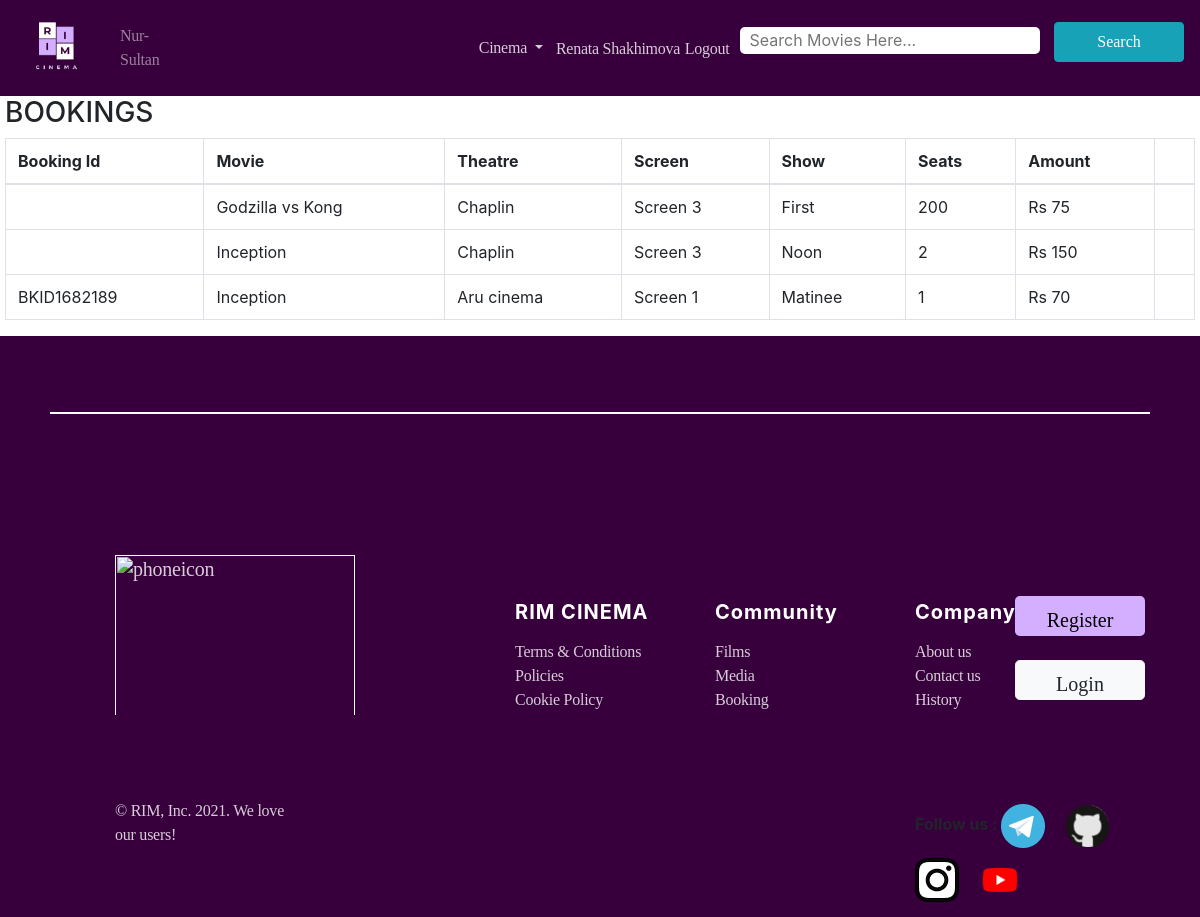
Page /profile.php (signed in) on the earlier database version.
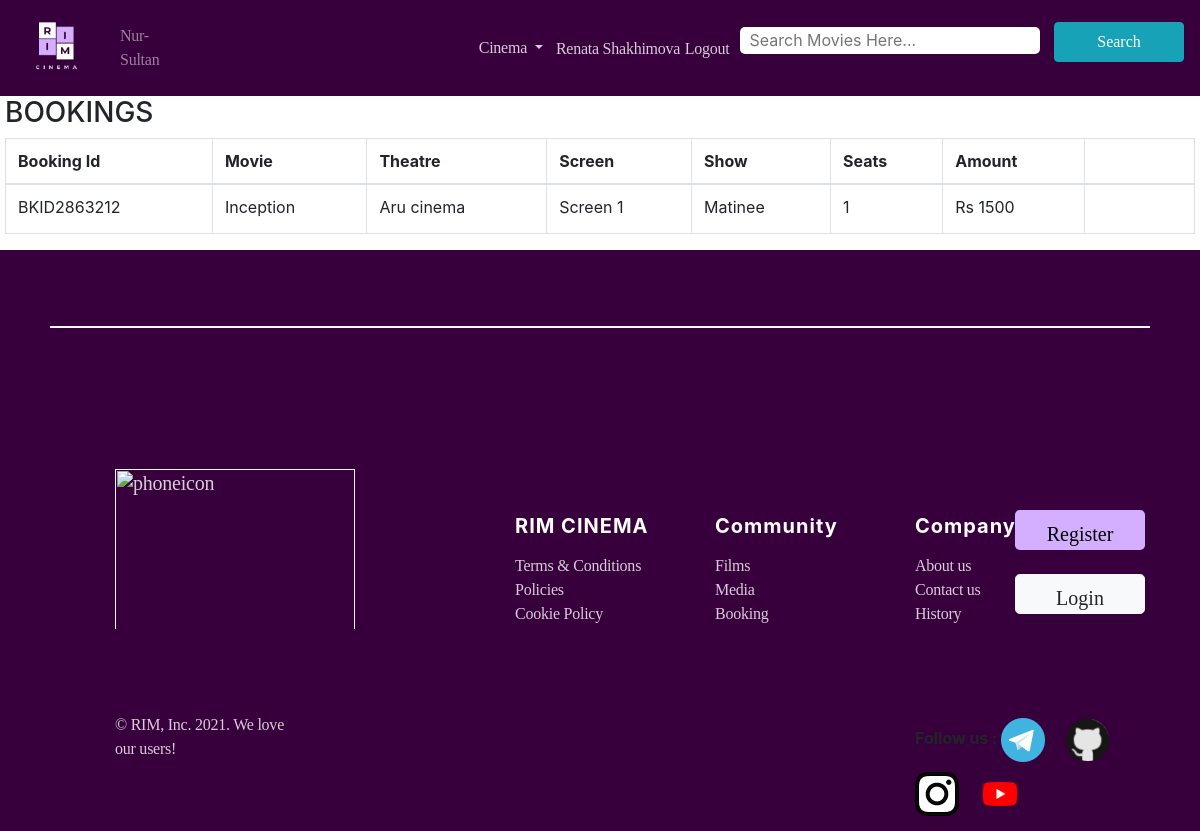
Same page on the later database version.
### tables this page shows
CREATE TABLE `tbl_registration` (
  `user_id` int(11) NOT NULL,
  `name` varchar(50) NOT NULL,
  `email` varchar(50) NOT NULL,
  `phone` varchar(12) NOT NULL,
  `age` int(2) NOT NULL,
  `gender` varchar(10) NOT NULL
);

CREATE TABLE `tbl_bookings` (
  `book_id` int(11) NOT NULL,
  `ticket_id` varchar(30) NOT NULL,
  `t_id` int(11) NOT NULL COMMENT 'theater id',
  `user_id` int(11) NOT NULL,
  `show_id` int(11) NOT NULL,
  `screen_id` int(11) NOT NULL,
  `no_seats` int(3) NOT NULL COMMENT 'number of seats',
  `amount` int(5) NOT NULL,
  `ticket_date` date NOT NULL,
  `date` date NOT NULL,
  `status` int(1) NOT NULL
);

CREATE TABLE `tbl_movie` (
  `movie_id` int(11) NOT NULL,
  `t_id` int(11) NOT NULL COMMENT 'theatre id',
  `movie_name` varchar(100) NOT NULL,
  `cast` varchar(500) NOT NULL,
  `desc` varchar(1000) NOT NULL,
  `release_date` date NOT NULL,
  `image` varchar(200) NOT NULL,
  `video_url` varchar(200) NOT NULL,
  `status` int(1) NOT NULL COMMENT '0 means active '
);

CREATE TABLE `tbl_theatre` (
  `id` int(11) NOT NULL,
  `name` varchar(100) NOT NULL,
  `address` varchar(100) NOT NULL,
  `place` varchar(100) NOT NULL,
  `state` varchar(50) NOT NULL,
  `pin` int(11) NOT NULL
);

CREATE TABLE `tbl_screens` (
  `screen_id` int(11) NOT NULL,
  `t_id` int(11) NOT NULL COMMENT 'theatre id',
  `screen_name` varchar(110) NOT NULL,
  `seats` int(11) NOT NULL COMMENT 'number of seats',
  `charge` int(11) NOT NULL
);

CREATE TABLE `tbl_show_time` (
  `st_id` int(11) NOT NULL,
  `screen_id` int(11) NOT NULL,
  `name` varchar(40) NOT NULL COMMENT 'noon,second,etc',
  `start_time` time NOT NULL
);

### profile.php (the view, shortened to what this page needs)
<?php include('header.php');
	?>
<!DOCTYPE html>
<html lang="en">
<head>
    <link rel="stylesheet" href="https://maxcdn.bootstrapcdn.com/bootstrap/4.0.0/css/bootstrap.min.css"
>
</head>
<div class="content">
	<div class="wrap">
		<div class="content-top">
				<div class="section group">
					<div class="about span_1_of_2">
						<h3>BOOKINGS</h3>
						<?php
				$bk=mysqli_query($con,"select * from tbl_bookings where user_id='".$_SESSION['user']."'");
				if(mysqli_num_rows($bk))
				{
					?>
					<table class="table table-bordered">
						<thead>
						<th>Booking Id</th>
						<th>Movie</th>
						<th>Theatre</th>
						<th>Screen</th>
						<th>Show</th>
						<th>Seats</th>
						<th>Amount</th>
						<th></th>
						</thead>
						<tbody>
						<?php
						while($bkg=mysqli_fetch_array($bk))
						{
							$m=mysqli_query($con,"select * from tbl_movie where movie_id=(select movie_id from tbl_shows where s_id='".$bkg['show_id']."')");
							$mov=mysqli_fetch_array($m);
							$s=mysqli_query($con,"select * from tbl_screens where screen_id='".$bkg['screen_id']."'");
							$srn=mysqli_fetch_array($s);
							$tt=mysqli_query($con,"select * from tbl_theatre where id='".$bkg['t_id']."'");
							$thr=mysqli_fetch_array($tt);
							$st=mysqli_query($con,"select * from tbl_show_time where st_id=(select st_id from tbl_shows where s_id='".$bkg['show_id']."')");
							$stm=mysqli_fetch_array($st);
							?>
							<tr>
								<td>
									<?php echo $bkg['ticket_id'];?>
								</td>
								<td>
									<?php echo $mov['movie_name'];?>
								</td>
								<td>
									<?php echo $thr['name'];?>
								</td>
								<td>
									<?php echo $srn['screen_name'];?>
								</td>
								<td>
									<?php echo $stm['name'];?>
								</td>
								<td>
									<?php echo $bkg['no_seats'];?>
								</td>
								<td>
									Rs <?php echo $bkg['amount'];?>
								</td>
								<td>
									<?php  if($bkg['ticket_date']<date('Y-m-d'))
									{
										?>
										<i class="glyphicon glyphicon-ok"></i>
										<?php
									}
									else
									{?>
									<a href="cancel.php?id=<?php echo $bkg['book_id'];?>">Cancel</a>
									<?php
									}
									?>
								</td>
							</tr>
							<?php
						}
						?></tbody>
					</table>
					<?php
				}
				else
				{
					?>
					<h3>No Previous Bookings</h3>
					<?php
				}
				?>
					</div>
			</div>
			</div>
	</div>
</div>
<?php include('footer.php');?>

### header.php (shortened to what this page needs)
<?php
include('config.php');
?>
    <link rel="stylesheet" href="https://maxcdn.bootstrapcdn.com/bootstrap/4.0.0/css/bootstrap.min.css"
>
        <link rel="stylesheet" href="header.css">
<nav class="navbar navbar-expand-md navbar-dark sticky-top" style="background-color: #37003c">
        <a href="Main.php">     <img src="logo.jpg" width="80"
        height="80" alt="hi" title="next page"></a>
        <div class="">
            <ul class="navbar-nav">
                    <li class="nav-item px-3">
                        <a href="#" class="nav-link">Nur-Sultan</a>
                    </li>
               </ul>
        </div>
<body>
        <div class="collapse navbar-collapse w-100 justify-content-end" id="navbarMenu">
            <div class="dropdown">
                <a class="btn dropdown-toggle" href="#" role="button" id="dropdownMenuLink" data-toggle="dropdown" aria-haspopup="true" aria-expanded="false">
                    Cinema
                </a>
            </div>
              <div>
                    <ul class="navbar-nav">
                       <li><?php if(isset($_SESSION['user'])){
                       $us=mysqli_query($con,"select * from tbl_registration where user_id='".$_SESSION['user']."'");
        $user=mysqli_fetch_array($us);?><a href="profile.php"><?php echo $user['name'];?></a><?php echo " ";?><a href="logout.php">Logout</a><?php }else{?><a href="login.php">Login</a><?php }?></li>
                    </ul>
              </div>
<div>
                    <ul class="navbar-nav">
        <li>
                <form action="process_search.php" id="reservation-form" method="post" onsubmit="myFunction()">
               <fieldset>
                <div >
                                <input type="text" placeholder="Search Movies Here..." style="height:27px;width:300px"  required id="search111" name="search">
                                <button type="submit" value="Search"  class="btn btn-info">
    <span class="glyphicon glyphicon-search"></span> Search
  </button>
                 </div>
               </fieldset>
            </form>
        </li>
   </div>
        </nav>

### footer.php (shortened to what this page needs)
<link rel="stylesheet" href="Main.css">
	<footer class="align-bottom" style="background-color: #37003c;">
		<div class="container-fluid">
      		<div class="row">
      			<div class="col-lg-12 col-sm-0" style="background-color: #37003c; padding: 50px;">
          			<hr style="height:2px;border-width:0;color: white;background-color:white">
        		</div>
      			<div class="col-lg-1 col-sm-4"></div>
      			<div class="col-lg-2 col-sm-4">
      				<a href=""><img src="logo_footer.png" alt="phoneicon" class="navbar-brand" style="width: 240px; padding-top: 75px;"></a>
      			</div>
      			<div class="col-lg-2 col-sm-4"></div>
      			<div class="col-lg-2 col-sm-3">
      				<p class="title">RIM CINEMA</p>
      				<a href="#">Terms & Conditions<br></a>
      				<a href="#">Policies<br></a>
					<a href="#">Cookie Policy</a>
      			</div>
      			<div class="col-lg-2 col-sm-3">
      				<p class="title">Community</p>
      				<a href="#">Films<br></a>
      				<a href="#">Media<br></a>
      				<a href="#">Booking</a>
      			</div>
      			<div class="col-lg-1 col-sm-3">
      				<p class="title">Company</p>
      					<a href="#">About us<br></a>
      					<a href="#">Contact us<br></a>
      					<a href="#">History</a>
      			</div>
      			<div class="col-lg-2 col-sm-3">
      				<p class="title" style="padding-top: 100px;"></p>
      				<button type="button" class="btn btn-lg">Register</button><br><br>
      				<button type="button" class="btn btn-light btn-lg">Login</button>
      			</div>
      			<div class="col-lg-1 col-sm-0"></div>
      			<div class="col-lg-10 col-sm-12">
      				<hr style="background-color: rgba(255, 255, 255, 0.5); margin-top: 60px;">
      			</div>
      			<div class="col-lg-1 col-sm-0"></div>
      			<div class="col-lg-1 col-sm-0"></div>
      			<div class="col-lg-2 col-sm-5">
      				<a style="color: rgba(255, 255, 255, 0.8);"> © RIM, Inc. 2021. We love our users!</a>
      			</div>
      			<div class="col-lg-6 col-sm-1"></div>
      			<div class="col-lg-3 col-sm-6">
      				<b> Follow us : </b>
      				<a href=""><img src="logos_sm/telegram.png" alt="phoneicon" class="navbar-brand" style="width: 44px;"></a>
      				<a href=""><img src="logos_sm/github.png" alt="phoneicon" class="navbar-brand" style="width: 44px;"></a>
      				<a href=""><img src="logos_sm/instagram.png" alt="phoneicon" class="navbar-brand" style="width: 44px;"></a>
      				<a href=""><img src="logos_sm/youtube.png" alt="phoneicon" class="navbar-brand" style="width: 44px;"></a>
      			</div>
      		</div>
      	</div>
	</footer>

### header.css (style rules this page uses)
footer { padding-top: 10px; padding-bottom: 10px; display: flex; align-items: center; justify-content: center; }
.content { margin: 0 5px; }
hr { border-top: 3px solid #37003c; }
input { border: none; border-radius: 5px; padding: 10px; margin: 10px; }
input[type=text] { width: 80%; }

### Main.css (style rules this page uses)
footer { padding-top: 10px; padding-bottom: 10px; display: flex; align-items: center; justify-content: center; }
hr { border-top: 3px solid #37003c; }
input { border: none; border-radius: 5px; padding: 10px; margin: 10px; }
input[type=text] { width: 80%; }

### footer.php (style rules this page uses)
.title { font-style: normal; font-weight: bold; font-size: 20px; line-height: 24px; padding-top: 120px; letter-spacing: 0.05em; color: white; }
a { font-family: Montserrat; font-style: normal; font-weight: normal; font-size: 16px; line-height: 24px; letter-spacing: -0.015em; color: rgba(255, 255, 255, 0.8); }
a:link { text-decoration: none; }
button { width: 130px; height: 40px; border: 1px solid #000000; box-sizing: border-box; background-color: #d4afff; font-family: Montserrat; font-style: normal; font-weight: normal; font-size: 20px; line-height: 24px; }

Differences in the rows shown:
removed tbl_bookings: tbl_movie.movie_name "Godzilla vs Kong", tbl_theatre.name "Chaplin", screen.screen_name "Screen 3", tbl_show_time.name "First", no_seats "200", amount "75"
removed tbl_bookings: tbl_movie.movie_name "Inception", tbl_theatre.name "Chaplin", screen.screen_name "Screen 3", tbl_show_time.name "Noon", no_seats "2", amount "150"
removed tbl_bookings: ticket "BKID1682189", tbl_movie.movie_name "Inception", tbl_theatre.name "Aru cinema", screen.screen_name "Screen 1", tbl_show_time.name "Matinee", no_seats "1", amount "70"
added tbl_bookings: ticket "BKID2863212", tbl_movie.movie_name "Inception", tbl_theatre.name "Aru cinema", screen.screen_name "Screen 1", tbl_show_time.name "Matinee", no_seats "1", amount "1500"
